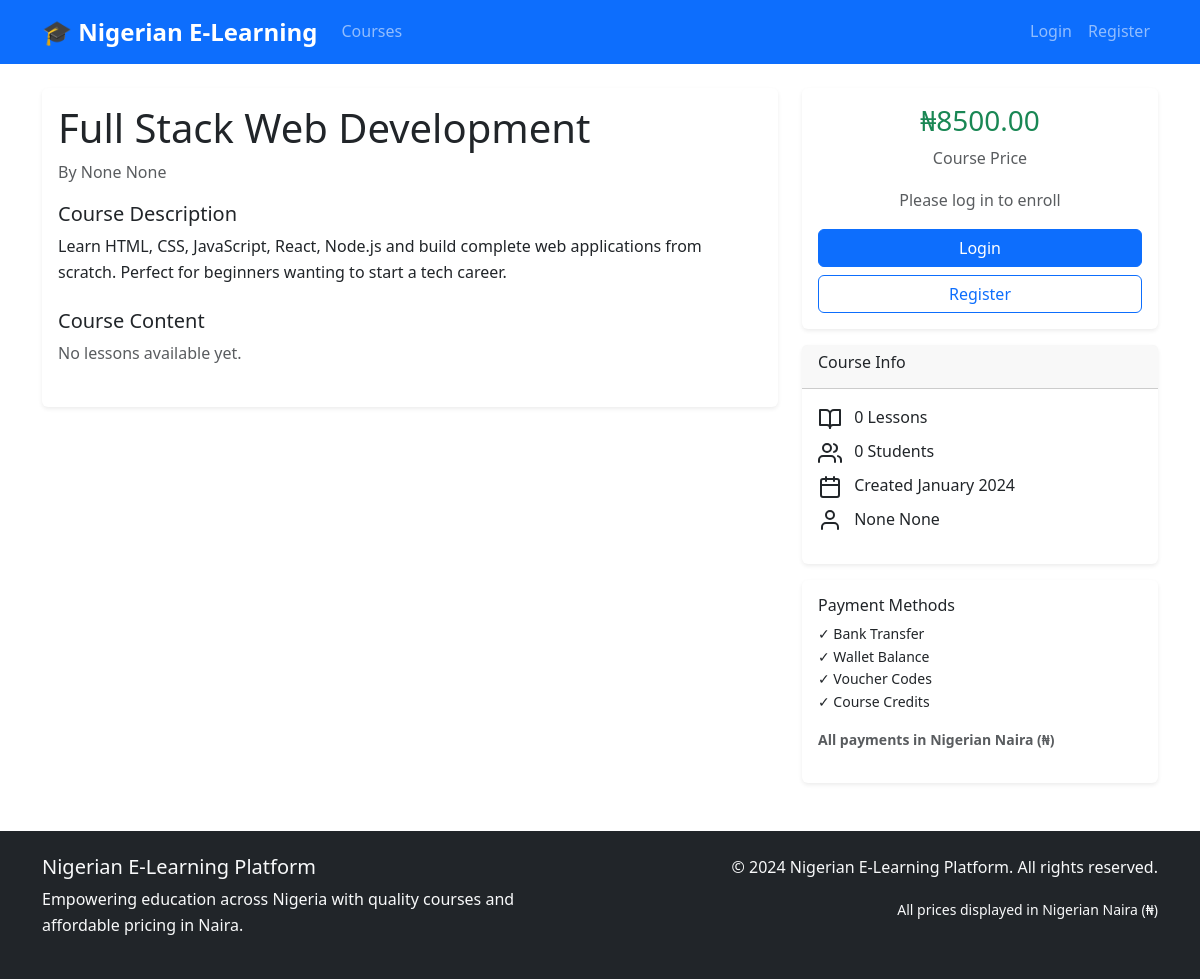
Page /courses/1 on the earlier database version.
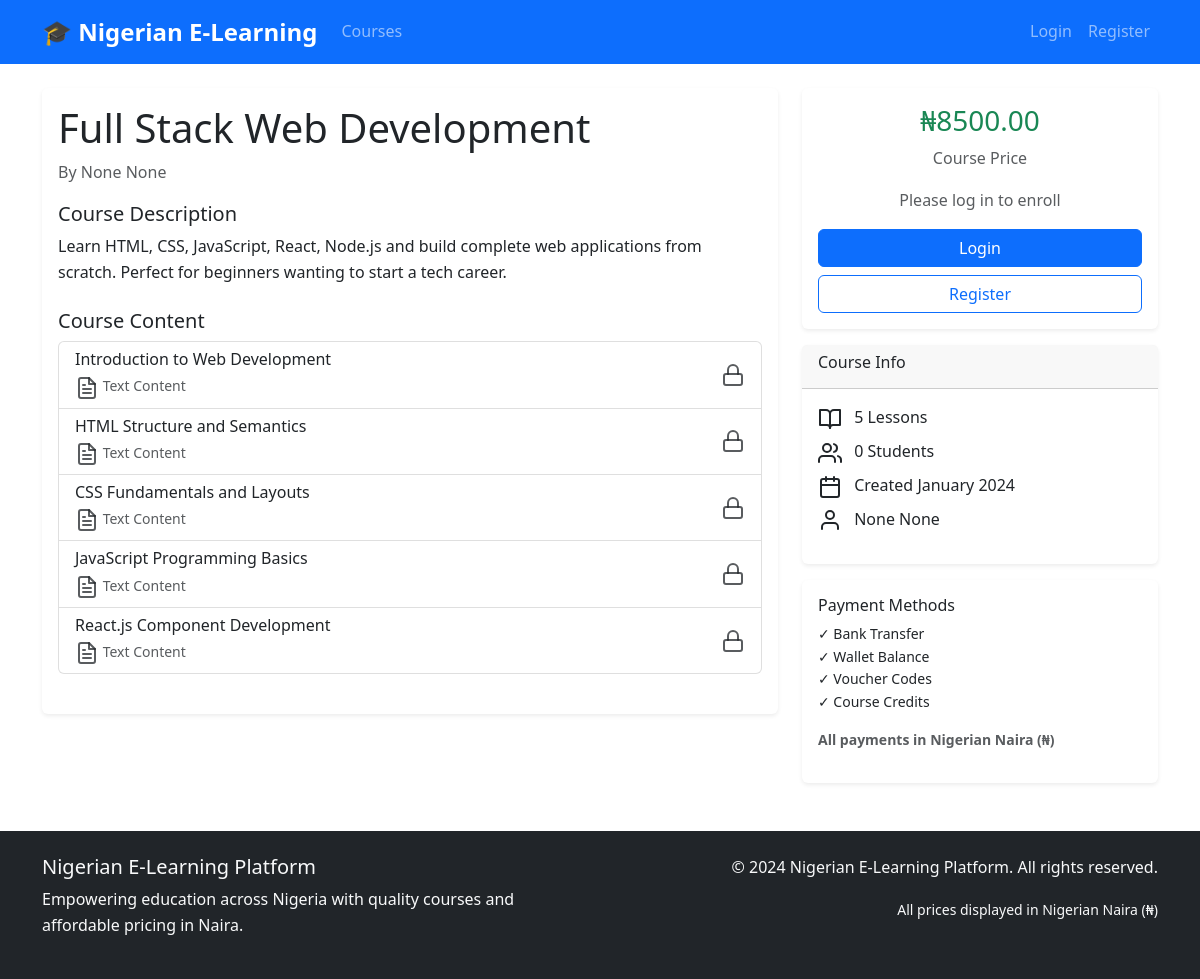
Same page on the later database version.
### models.py (models this page shows, shortened)
class Course(db.Model):
    id = db.Column(db.Integer, primary_key=True)
    title = db.Column(db.String(200), nullable=False)
    description = db.Column(db.Text)
    price = db.Column(db.Float, nullable=False, default=0.0)
    instructor_id = db.Column(db.Integer, db.ForeignKey('user.id'), nullable=False)
    is_active = db.Column(db.Boolean, default=True)
    created_at = db.Column(db.DateTime, default=datetime.utcnow)
    updated_at = db.Column(db.DateTime, default=datetime.utcnow, onupdate=datetime.utcnow)
    lessons = db.relationship('Lesson', backref='course', lazy='dynamic', cascade='all, delete-orphan')
    enrollments = db.relationship('Enrollment', backref='course', lazy='dynamic')
    quizzes = db.relationship('Quiz', backref='course', lazy='dynamic')
    assignments = db.relationship('Assignment', backref='course', lazy='dynamic')

class User(UserMixin, db.Model):
    id = db.Column(db.Integer, primary_key=True)
    username = db.Column(db.String(80), unique=True, nullable=False)
    email = db.Column(db.String(120), unique=True, nullable=False)
    password_hash = db.Column(db.String(256), nullable=False)
    role = db.Column(db.String(20), nullable=False, default='student')  # admin, instructor, student
    first_name = db.Column(db.String(50))
    last_name = db.Column(db.String(50))
    is_active = db.Column(db.Boolean, default=True)
    wallet_balance = db.Column(db.Float, default=0.0)
    course_credits = db.Column(db.Integer, default=0)
    created_at = db.Column(db.DateTime, default=datetime.utcnow)
    courses_created = db.relationship('Course', backref='instructor', lazy='dynamic')
    enrollments = db.relationship('Enrollment', backref='student', lazy='dynamic')
    payments = db.relationship('Payment', backref='user', lazy='dynamic')
    wallet_transactions = db.relationship('WalletTransaction', backref='user', lazy='dynamic')
    quiz_attempts = db.relationship('QuizAttempt', backref='user', lazy='dynamic')
    assignment_submissions = db.relationship('AssignmentSubmission', backref='user', lazy='dynamic')

class Lesson(db.Model):
    id = db.Column(db.Integer, primary_key=True)
    title = db.Column(db.String(200), nullable=False)
    content = db.Column(db.Text)
    content_type = db.Column(db.String(20), nullable=False)  # text, pdf, video
    file_path = db.Column(db.String(500))  # for PDF uploads
    video_url = db.Column(db.String(500))  # for video embeds
    order = db.Column(db.Integer, default=0)
    course_id = db.Column(db.Integer, db.ForeignKey('course.id'), nullable=False)
    created_at = db.Column(db.DateTime, default=datetime.utcnow)

### routes.py (the view)
@app.route('/courses/<int:course_id>')
def course_detail(course_id):
    course = Course.query.get_or_404(course_id)
    user_enrolled = False
    if current_user.is_authenticated:
        user_enrolled = current_user.can_access_course(course)
    return render_template('courses/detail.html', course=course, user_enrolled=user_enrolled)

### templates/courses/detail.html (shortened to what this page needs)
{% extends "base.html" %}
{% block content %}
<div class="row">
    <div class="col-lg-8">
        <div class="card">
            <div class="card-body">
                <h1>{{ course.title }}</h1>
                <p class="text-muted mb-3">By {{ course.instructor.first_name }} {{ course.instructor.last_name }}</p>
                {% if course.description %}
                <div class="mb-4">
                    <h5>Course Description</h5>
                    <p>{{ course.description|safe }}</p>
                </div>
                {% endif %}
                <div class="mb-4">
                    <h5>Course Content</h5>
                    {% set lessons = course.lessons.order_by('order').all() %}
                    {% if lessons %}
                    <div class="list-group">
                        {% for lesson in lessons %}
                        <div class="list-group-item d-flex justify-content-between align-items-center">
                            <div>
                                <h6 class="mb-1">{{ lesson.title }}</h6>
                                <small class="text-muted">
                                    {% if lesson.content_type == 'text' %}
                                    <i data-feather="file-text"></i> Text Content
                                    {% elif lesson.content_type == 'pdf' %}
                                    <i data-feather="file"></i> PDF Document
                                    {% elif lesson.content_type == 'video' %}
                                    <i data-feather="play-circle"></i> Video
                                    {% endif %}
                                </small>
                            </div>
                            {% if user_enrolled %}
                            <a href="{{ url_for('view_lesson', lesson_id=lesson.id) }}" class="btn btn-sm btn-outline-primary">View</a>
                            {% else %}
                            <i data-feather="lock" class="text-muted"></i>
                            {% endif %}
                        </div>
                        {% endfor %}
                    </div>
                    {% else %}
                    <p class="text-muted">No lessons available yet.</p>
                    {% endif %}
                </div>
            </div>
        </div>
    </div>
    <div class="col-lg-4">
        <div class="card">
            <div class="card-body text-center">
                <h3 class="text-success">₦{{ "%.2f"|format(course.price) }}</h3>
                <p class="text-muted">Course Price</p>
                {% if current_user.is_authenticated %}
                    {% if user_enrolled %}
                    <div class="alert alert-success">
                        <i data-feather="check-circle"></i>
                        You are enrolled in this course!
                    </div>
                    <a href="#lessons" class="btn btn-primary">Continue Learning</a>
                    {% else %}
                    <div class="d-grid gap-2">
                        <a href="{{ url_for('enroll_course', course_id=course.id) }}" class="btn btn-primary">Enroll Now</a>
                        <a href="{{ url_for('redeem_voucher', course_id=course.id) }}" class="btn btn-outline-success">Use Voucher</a>
                    </div>
                    {% if current_user.wallet_balance >= course.price %}
                    <div class="alert alert-info mt-3">
                        <small>You have sufficient wallet balance to purchase this course!</small>
                    </div>
                    {% endif %}
                    {% endif %}
                {% else %}
                <p class="text-muted mb-3">Please log in to enroll</p>
                <div class="d-grid gap-2">
                    <a href="{{ url_for('login') }}" class="btn btn-primary">Login</a>
                    <a href="{{ url_for('register') }}" class="btn btn-outline-primary">Register</a>
                </div>
                {% endif %}
            </div>
        </div>
        <div class="card mt-3">
            <div class="card-header">
                <h6>Course Info</h6>
            </div>
            <div class="card-body">
                <ul class="list-unstyled">
                    <li class="mb-2">
                        <i data-feather="book-open" class="me-2"></i>
                        {{ course.lessons.count() }} Lessons
                    </li>
                    <li class="mb-2">
                        <i data-feather="users" class="me-2"></i>
                        {{ course.enrollments.filter_by(status='approved').count() }} Students
                    </li>
                    <li class="mb-2">
                        <i data-feather="calendar" class="me-2"></i>
                        Created {{ course.created_at.strftime('%B %Y') }}
                    </li>
                    <li class="mb-2">
                        <i data-feather="user" class="me-2"></i>
                        {{ course.instructor.first_name }} {{ course.instructor.last_name }}
                    </li>
                </ul>
            </div>
        </div>
        <div class="card mt-3">
            <div class="card-body">
                <h6>Payment Methods</h6>
                <ul class="list-unstyled small">
                    <li>✓ Bank Transfer</li>
                    <li>✓ Wallet Balance</li>
                    <li>✓ Voucher Codes</li>
                    <li>✓ Course Credits</li>
                </ul>
                <p class="small text-muted"><strong>All payments in Nigerian Naira (₦)</strong></p>
            </div>
        </div>
    </div>
</div>
{% endblock %}

### templates/base.html (shortened to what this page needs)
<!DOCTYPE html>
<html lang="en">
<head>
    <link href="https://cdn.jsdelivr.net/npm/bootstrap@5.3.0/dist/css/bootstrap.min.css" rel="stylesheet">
    <link href="https://cdn.jsdelivr.net/npm/feather-icons@4.28.0/dist/feather.min.css" rel="stylesheet">
    <link href="{{ url_for('static', filename='css/style.css') }}" rel="stylesheet">
</head>
<body>
    <nav class="navbar navbar-expand-lg navbar-dark bg-primary">
        <div class="container">
            <a class="navbar-brand" href="{{ url_for('index') }}">
                <strong>🎓 Nigerian E-Learning</strong>
            </a>
            <div class="collapse navbar-collapse" id="navbarNav">
                <ul class="navbar-nav me-auto">
                    <li class="nav-item">
                        <a class="nav-link" href="{{ url_for('courses') }}">Courses</a>
                    </li>
                </ul>
                <ul class="navbar-nav">
                    {% if current_user.is_authenticated %}
                    <li class="nav-item dropdown">
                        <a class="nav-link dropdown-toggle" href="#" role="button" data-bs-toggle="dropdown">
                            {{ current_user.username }}
                            {% if current_user.wallet_balance > 0 %}
                            <span class="badge bg-success">₦{{ "%.2f"|format(current_user.wallet_balance) }}</span>
                            {% endif %}
                        </a>
                        <ul class="dropdown-menu">
                            <li><a class="dropdown-item" href="{{ url_for('wallet_history') }}">Wallet</a></li>
                            {% if current_user.role in ['admin', 'instructor'] %}
                            <li><a class="dropdown-item" href="{{ url_for('create_course') }}">Create Course</a></li>
                            <li><a class="dropdown-item" href="{{ url_for('manage_courses') }}">Manage Courses</a></li>
                            {% endif %}
                            {% if current_user.role == 'admin' %}
                            <li><hr class="dropdown-divider"></li>
                            <li><a class="dropdown-item" href="{{ url_for('manage_payments') }}">Manage Payments</a></li>
                            <li><a class="dropdown-item" href="{{ url_for('create_voucher') }}">Create Voucher</a></li>
                            <li><a class="dropdown-item" href="{{ url_for('admin_settings') }}">Settings</a></li>
                            {% endif %}
                            <li><hr class="dropdown-divider"></li>
                            <li><a class="dropdown-item" href="{{ url_for('logout') }}">Logout</a></li>
                        </ul>
                    </li>
                    {% else %}
                    <li class="nav-item">
                        <a class="nav-link" href="{{ url_for('login') }}">Login</a>
                    </li>
                    <li class="nav-item">
                        <a class="nav-link" href="{{ url_for('register') }}">Register</a>
                    </li>
                    {% endif %}
                </ul>
            </div>
        </div>
    </nav>
    <main class="container my-4">
        {% block content %}{% endblock %}
    </main>
    <footer class="bg-dark text-light py-4 mt-5">
        <div class="container">
            <div class="row">
                <div class="col-md-6">
                    <h5>Nigerian E-Learning Platform</h5>
                    <p>Empowering education across Nigeria with quality courses and affordable pricing in Naira.</p>
                </div>
                <div class="col-md-6 text-md-end">
                    <p>&copy; 2024 Nigerian E-Learning Platform. All rights reserved.</p>
                    <small>All prices displayed in Nigerian Naira (₦)</small>
                </div>
            </div>
        </div>
    </footer>
</body>
</html>

### static/css/style.css (style rules this page uses)
:root { --primary-color: #0d6efd; --success-color: #198754; --warning-color: #ffc107; --danger-color: #dc3545; --naira-color: #00b04f; --dark-color: #212529; --light-color: #f8f9fa; }
body { font-family: 'Segoe UI', Tahoma, Geneva, Verdana, sans-serif; line-height: 1.6; color: #333; }
.navbar-brand { font-weight: 700; font-size: 1.5rem; }
.navbar-nav .nav-link { font-weight: 500; transition: color 0.3s ease; }
.card { border: none; box-shadow: 0 0.125rem 0.25rem rgba(0, 0, 0, 0.075); transition: box-shadow 0.15s ease-in-out; }
.btn { border-radius: 0.375rem; font-weight: 500; transition: all 0.3s ease; }
.btn-primary { background-color: var(--primary-color); border-color: var(--primary-color); }
.list-group-item { border: 1px solid rgba(0, 0, 0, 0.125); transition: background-color 0.3s ease; }
footer { margin-top: auto; }

Differences in the rows shown:
added Lesson: title "Introduction to Web Development", content_type "text" (drawn)
added Lesson: title "HTML Structure and Semantics", content_type "text" (drawn)
added Lesson: title "CSS Fundamentals and Layouts", content_type "text" (drawn)
added Lesson: title "JavaScript Programming Basics", content_type "text" (drawn)
added Lesson: title "React.js Component Development", content_type "text" (drawn)
Other differences:
{{ course.lessons.count() }}: "0" → "5"
text no longer shown: "No lessons available yet."
